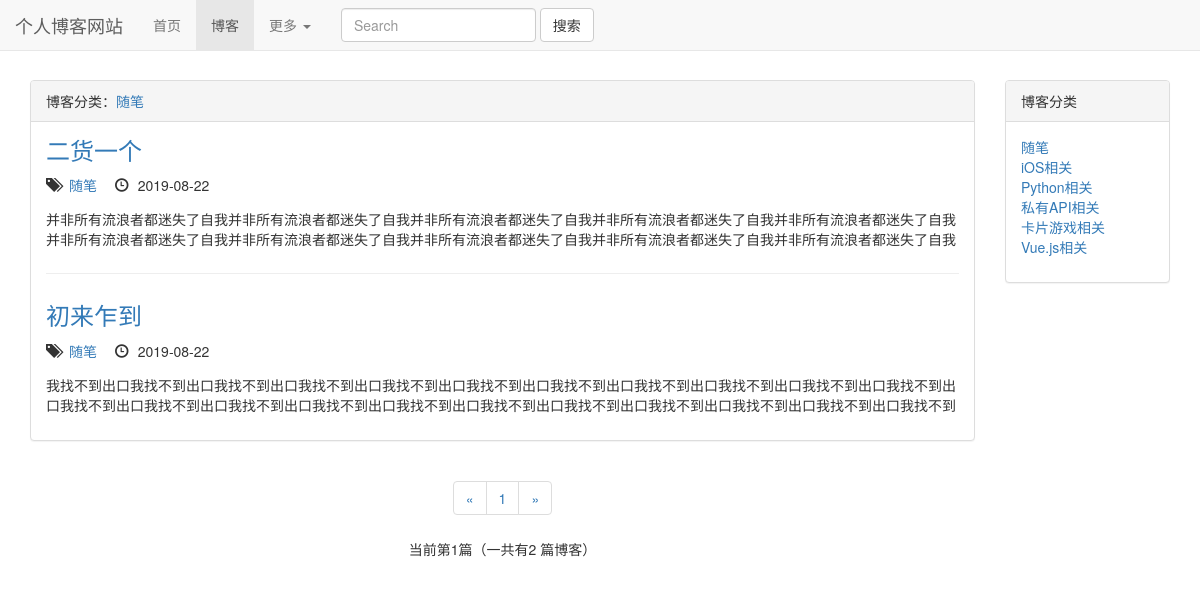
The app's page /blogs/type/1/, older data.
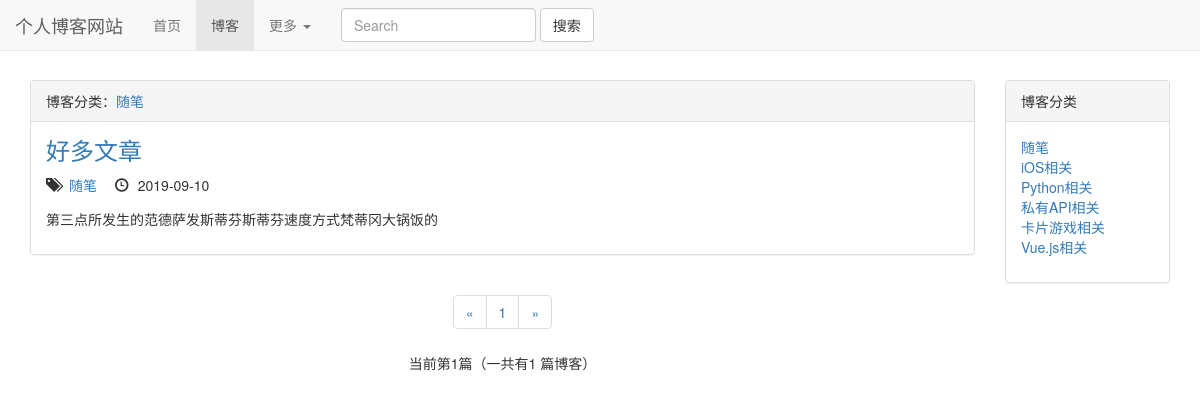
The same page, newer data.
### blogs/models.py (models this page shows, shortened)
class BlogType(models.Model):
    type_name = models.CharField(max_length=15)

class Blog(models.Model):
    title = models.CharField(max_length=50)
    blog_type = models.ForeignKey(BlogType, on_delete=models.DO_NOTHING)
    content = models.TextField()
    author = models.ForeignKey(User, on_delete=models.DO_NOTHING)
    create_time = models.DateTimeField(auto_now_add=True)
    last_update_time = models.DateTimeField(auto_now=True)
    class Meta:
        ordering = ['-create_time']

### blogs/views.py (the view)
# urls.py: re_path(r'^type/(\d+)/$',views.blog_types, name='blog_types'),
def blog_types(request, blog_type):
    blogType = get_object_or_404(BlogType, pk=blog_type)
    blogs = Blog.objects.filter(blog_type=blogType)
    paginator = Paginator(blogs, settings.EACH_PAGE_NUMBERS)
    current_page_num = request.GET.get('page', '1')
    if not current_page_num.isdigit():
        print('非法数字')
        current_page_num = '1'
    if int(current_page_num) > paginator.num_pages:
        current_page_num = paginator.num_pages
    if int(current_page_num) < 1:
        current_page_num = '1'
    page_of_blogs = paginator.get_page(current_page_num)
    page_range = list(range(max(int(current_page_num) - 2, 1), int(current_page_num))) + \
                 list(range(int(current_page_num), min(int(current_page_num) + 2, paginator.num_pages) + 1))
    print(page_range)
    if page_range[0] - 1 >= 2:
        page_range.insert(0, '...')
    if paginator.num_pages - page_range[-1] >= 2:
        page_range.append('...')
    if page_range[0] != 1:
        page_range.insert(0, 1)
    if page_range[-1] != paginator.num_pages:
        page_range.append(paginator.num_pages)
    context = {}
    context['blog_type'] = blogType
    context['page_of_blogs'] = page_of_blogs
    context['page_range'] = page_range
    context['blogTypes'] = BlogType.objects.all()
    return render(request, 'blogs/blog_type_list.html', context)

### templates/blogs/blog_type_list.html (shortened to what this page needs)
{% extends 'blogs/blog_index.html' %}
{% block blog_title_header %}
    博客分类：<a href="{% url 'blogs_module:blog_types' blog_type.pk %}">{{ blog_type.type_name }}</a>
{% endblock %}

### templates/blogs/blog_index.html (shortened to what this page needs)
{% extends 'base.html' %}
{% load staticfiles %}
{% block cssstyle %}
    <link rel="stylesheet" href="{% static 'blog_css/blog.css' %}">
{% endblock %}
{% block blog_active %}
    active
{% endblock %}
{% block content %}
    <div class="container">
        <div class="row">
            <div class="col-xs-12 col-sm-8 col-md-9 col-lg-10">
                <div class="panel panel-default">
                    <div class="panel-heading">{% block blog_title_header %}{% endblock %}</div>
                    <div class="panel-body">
                        <ul class="blog_types">
                            {% for blog in page_of_blogs.object_list %}
                                <div class="every_blog">
                                    <h3><a href="{% url 'blogs_module:blog_details' blog.pk %}">{{ blog.title }}</a>
                                    </h3>
                                    <ul class="blog_list_style">
                                        <li>
                                            <span class="glyphicon glyphicon-tags"></span> <a
                                                href="{% url 'blogs_module:blog_types' blog.blog_type.pk %}"> {{ blog.blog_type.type_name }}</a>
                                        </li>
                                        <li><span
                                                class="glyphicon glyphicon-time"></span> {{ blog.create_time|date:"Y-m-d" }}
                                        </li>
                                    </ul>
                                    <p>{{ blog.content | truncatechars:130 }}</p>
                                </div>
                            {% empty %}
                                <div class="every_blog">
                                    <p>--暂无博客，敬请期待--</p>
                                </div>
                            {% endfor %}
                        </ul>
                    </div>
                </div>
                <div class="blog_page_container">
                    {% if page_of_blogs %}
                        <nav aria-label="Page navigation">
                            <ul class="pagination">
                                <li>
                                    {% if page_of_blogs.has_previous %}
                                        <a href="?page={{ page_of_blogs.previous_page_number }}" aria-label="Previous">
                                            <span aria-hidden="true">&laquo;</span>
                                        </a>
                                    {% else %}
                                        <span aria-hidden="true">&laquo;</span>
                                    {% endif %}
                                </li>
                                {% for page_num in page_range %}
                                    {% if page_num == '...' %}
                                        <li><span>{{ page_num }}</span></li>
                                    {% else %}
                                        <li><a href="?page={{ page_num }}">{{ page_num }}</a></li>
                                    {% endif %}
                                {% endfor %}
                                <li>
                                    {% if page_of_blogs.has_next %}
                                        <a href="?page={{ page_of_blogs.next_page_number }}" aria-label="Next">
                                            <span aria-hidden="true">&raquo;</span>
                                        </a>
                                    {% else %}
                                        <span aria-hidden="true">&raquo;</span>
                                    {% endif %}
                                </li>
                            </ul>
                        </nav>
                        <p>当前第{{ page_of_blogs.number }}篇（一共有{{ page_of_blogs.paginator.count }}
                            篇博客）</p>
                    {% endif %}
                </div>
            </div>
            <div class="hidden-xs col-sm-4 col-md-3 col-lg-2">
                <div class="panel panel-default">
                    <div class="panel-heading">博客分类</div>
                    <div class="panel-body">
                        <ul class="blog_types">
                            {% for type in blogTypes %}
                                <li><a href="{% url 'blogs:blog_types' type.pk %}">{{ type.type_name }}</a></li>
                            {% empty %}
                                暂无博客分类
                            {% endfor %}
                        </ul>
                    </div>
                </div>
            </div>
        </div>
    </div>
{% endblock %}

### templates/base.html (shortened to what this page needs)
{% load staticfiles %}
<!DOCTYPE html>
<html lang="zh-CN">
<head>
    <link rel="stylesheet" href="{% static 'bootstrap-3.3-1.7-dist/css/bootstrap.min.css' %}">
    <link rel="stylesheet" href="{% static 'base.css' %}">
    {% block cssstyle %}{% endblock %}
</head>
<body>
<nav class="navbar navbar-default navbar-fixed-top">
    <div class="container-fluid"
    <div class="navbar-header">
        <a class="navbar-brand" href="{% url 'home' %}">个人博客网站</a>
    </div>
    <div class="collapse navbar-collapse" id="bs-example-navbar-collapse-1">
        <ul class="nav navbar-nav">
            <li class="{% block home_active %}{% endblock %}"><a href="{% url 'home' %}">首页</a></li>
            <li class="{% block blog_active %}{% endblock %}"><a href="{% url 'blogs_module:blog_index' %}">博客</a></li>
            <li class="dropdown">
                <a href="#" class="dropdown-toggle" data-toggle="dropdown" role="button" aria-haspopup="true"
                   aria-expanded="false">更多 <span class="caret"></span></a>
            </li>
        </ul>
        <form class="navbar-form navbar-left">
            <div class="form-group">
                <input type="text" class="form-control" placeholder="Search">
            </div>
            <button type="submit" class="btn btn-default">搜索</button>
        </form>
    </div>
</nav>
{% block content %}
{% endblock %}
</body>
</html>

### static/base.css (style rules this page uses)
body { margin-top: 80px !important; }
* { padding: 0px; margin: 0px; }

### static/blog_css/blog.css (style rules this page uses)
ul.blog_types { list-style-type: none; }
div h3 { margin-top: 0px; margin-bottom: 0.5em; }
ul.blog_list_style { list-style-type: none; margin-bottom: 1em; }
ul.blog_list_style li { list-style-type: none; display: inline-block; margin-right: 1em; }
ul.blog_list_style li span { margin-right: 5px; }
div.blog_page_container { text-align: center; }

Row changes from the older to the newer data that the page shows:
removed Blog: title "二货一个", blog_type.type_name "随笔", create_time "2019-08-22", content "并非所有流浪者都迷失了自我并非所有流浪者都迷失了自我并非所有流浪者都迷失了自我并非所有流浪者都迷失了自我并非所有流浪者都迷失了自我并非所有流浪者都迷失了自我并非所有流浪者都迷失了自我并非所有流浪者都迷失了自我并非所有流浪者都迷失了自我并非所有流浪者都迷失了自我"
removed Blog: title "初来乍到", blog_type.type_name "随笔", create_time "2019-08-22", content "我找不到出口我找不到出口我找不到出口我找不到出口我找不到出口我找不到出口我找不到出口我找不到出口我找不到出口我找不到出口我找不到出口我找不到出口我找不到出口我找不到出口我找不到出口我找不到出口我找不到出口我找不到出口我找不到出口我找不到出口我找不到出口我找不到"
added Blog: title "好多文章", blog_type.type_name "随笔", create_time "2019-09-10", content "第三点所发生的范德萨发斯蒂芬斯蒂芬速度方式梵蒂冈大锅饭的"
Text that changed along with them:
{{ page_of_blogs.paginator.count }}: "2" → "1"
